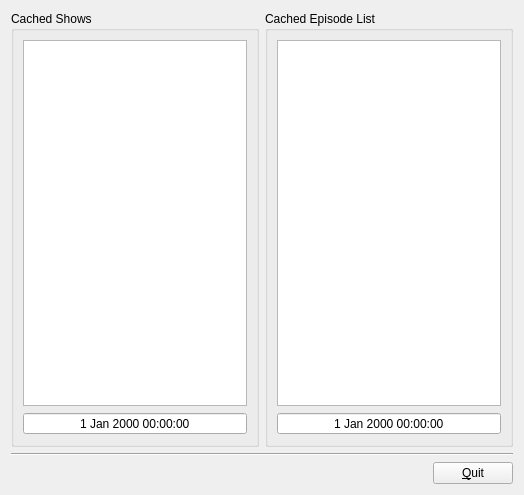
<ui version="4.0" >
 <class>CacheToolForm</class>
 <widget class="QWidget" name="CacheToolForm" >
  <property name="geometry" >
   <rect>
    <x>0</x>
    <y>0</y>
    <width>524</width>
    <height>495</height>
   </rect>
  </property>
  <property name="windowTitle" >
   <string>Cache Tool</string>
  </property>
  <layout class="QGridLayout" >
   <item row="0" column="0" >
    <widget class="QGroupBox" name="groupBox_2" >
     <property name="sizePolicy" >
      <sizepolicy vsizetype="Preferred" hsizetype="Maximum" >
       <horstretch>0</horstretch>
       <verstretch>0</verstretch>
      </sizepolicy>
     </property>
     <property name="title" >
      <string>Cached Shows</string>
     </property>
     <layout class="QGridLayout" >
      <item row="0" column="0" >
       <widget class="QListWidget" name="listShows" />
      </item>
      <item row="1" column="0" >
       <widget class="QDateTimeEdit" name="showCacheDateTime" >
        <property name="alignment" >
         <set>Qt::AlignCenter</set>
        </property>
        <property name="readOnly" >
         <bool>true</bool>
        </property>
        <property name="buttonSymbols" >
         <enum>QAbstractSpinBox::NoButtons</enum>
        </property>
       </widget>
      </item>
     </layout>
    </widget>
   </item>
   <item row="0" column="1" >
    <widget class="QGroupBox" name="groupBox_3" >
     <property name="title" >
      <string>Cached Episode List</string>
     </property>
     <layout class="QGridLayout" >
      <item row="0" column="0" >
       <widget class="QTableWidget" name="tableEpisodes" />
      </item>
      <item row="1" column="0" >
       <widget class="QDateTimeEdit" name="currentDateTime" >
        <property name="alignment" >
         <set>Qt::AlignCenter</set>
        </property>
        <property name="readOnly" >
         <bool>true</bool>
        </property>
        <property name="buttonSymbols" >
         <enum>QAbstractSpinBox::NoButtons</enum>
        </property>
       </widget>
      </item>
     </layout>
    </widget>
   </item>
   <item row="1" column="0" colspan="2" >
    <widget class="Line" name="line" >
     <property name="orientation" >
      <enum>Qt::Horizontal</enum>
     </property>
    </widget>
   </item>
   <item row="2" column="0" colspan="2" >
    <layout class="QHBoxLayout" >
     <item>
      <spacer>
       <property name="orientation" >
        <enum>Qt::Horizontal</enum>
       </property>
       <property name="sizeHint" >
        <size>
         <width>40</width>
         <height>20</height>
        </size>
       </property>
      </spacer>
     </item>
     <item>
      <widget class="QPushButton" name="btnQuit" >
       <property name="text" >
        <string>&amp;Quit</string>
       </property>
      </widget>
     </item>
    </layout>
   </item>
  </layout>
 </widget>
 <resources/>
 <connections/>
</ui>
